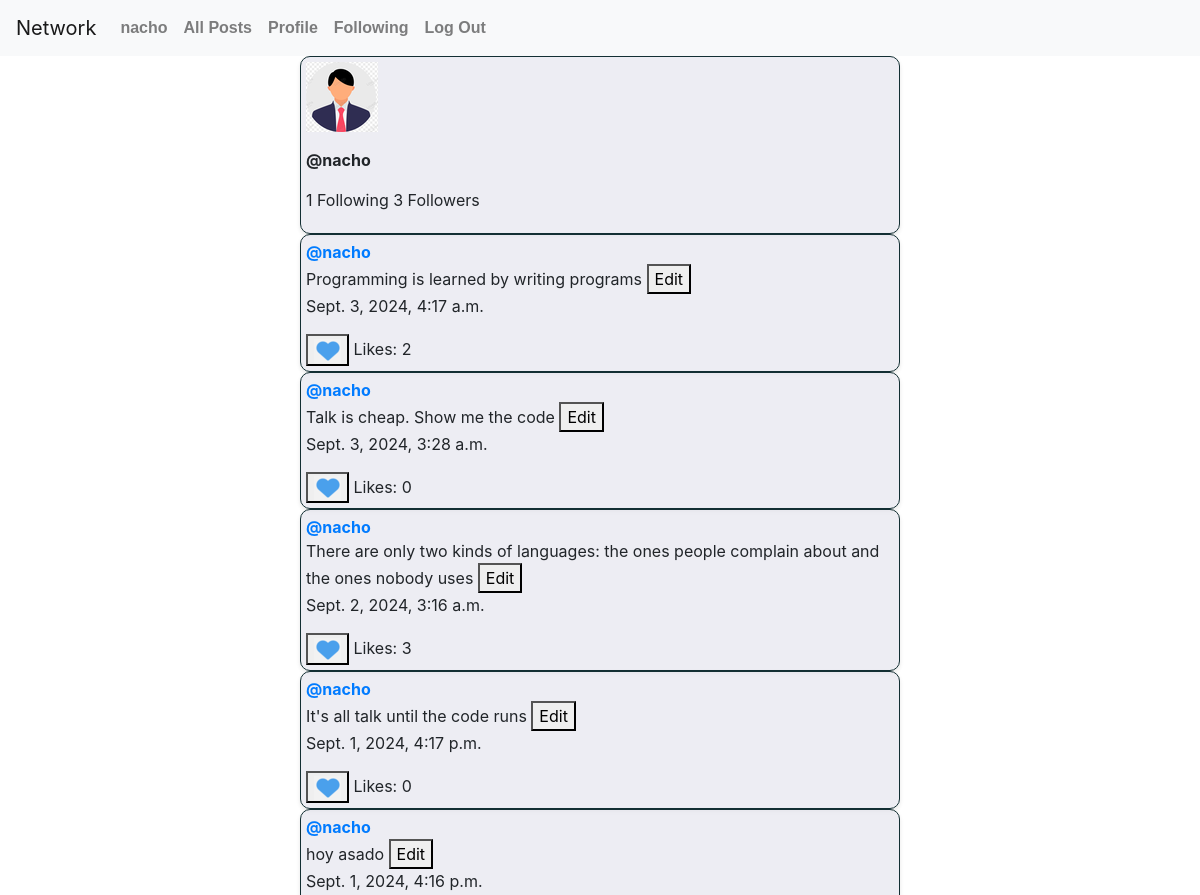
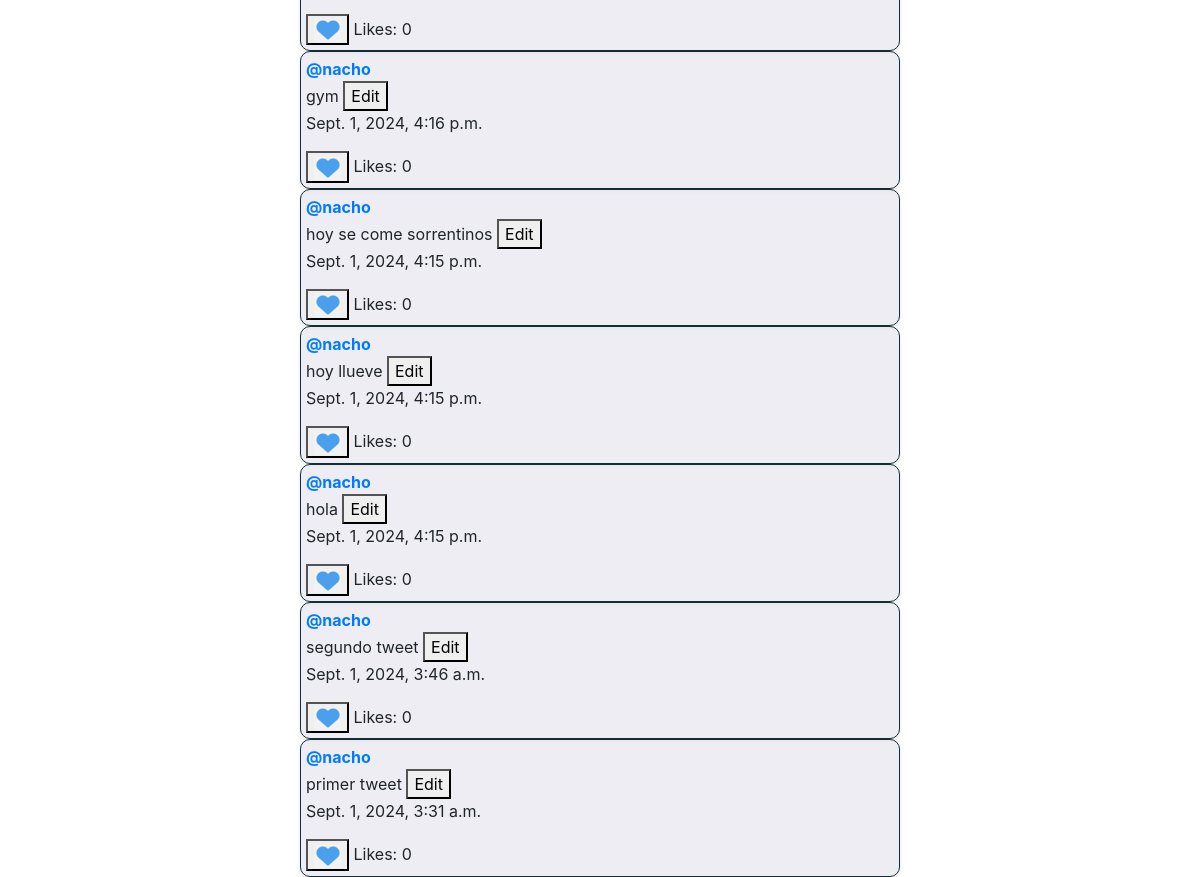
The page /nacho (signed in) on the database its author committed (2 pictures, top to bottom).
### network/models.py (models this page shows)
class User(AbstractUser):
    following = models.ManyToManyField('self', symmetrical=False, blank=True, related_name="followers")

class Tweet(models.Model):
    content = models.TextField()
    users_liked = models.ManyToManyField(User, blank=True, related_name="liked_tweets")
    owner = models.ForeignKey(User, on_delete=models.CASCADE)
    timestamp = models.DateTimeField(auto_now_add=True)

### network/views.py (the view)
# urls.py: path("<str:name>", views.profile, name="profile"),
@login_required
def profile(request, name):
    if request.method == "GET":
        user_profile = User.objects.get(username=name)
        followers = user_profile.followers.all()
        following = user_profile.following.all()
        if request.user == user_profile:
            same_user = True
        else:
            same_user = False
        if user_profile in request.user.following.all():
            is_following = True
        else:
            is_following = False
        return render(request, "network/profile.html",{
            "followers": followers,
            "following": following,
            "is_following": is_following,
            "same_user": same_user,
            "profile_owner": user_profile,
            "tweets": Tweet.objects.filter(owner=user_profile).order_by('-timestamp')
            })

### network/templates/network/profile.html (shortened to what this page needs)
{% extends "network/layout.html" %}
{% load static %}
{% block body %}
{% if user.is_authenticated %}
<div class="profile-header">
    <p><img src="{% static 'network/profile-pic.png' %}" alt="pic" ></p>
    <div>
        <p><strong>@{{ profile_owner }}</strong></p>
        <span> {{ following.count }} Following</span>
        <span> {{ followers.count }} Followers</span>
    </div>
</div>
{% for tweet in tweets %}
<div class="tweet" data-id="{{ tweet.id }}">
    <a  href="{% url 'profile' tweet.owner %}"><strong>@{{ tweet.owner }}</strong> </a>
    <div class="content">
      <span> {{ tweet.content }}</span>
      {% if tweet.owner.id == request.user.id %}
      <button  class="edit" data-info="{{tweet.content}}">Edit</button>
      {% endif %}
    </div>
    <p> {{ tweet.timestamp }}</p>
    <div class="like-count">
      {% if user.is_authenticated %}
      <button  class="like" ><img src="{% static 'network/heart.png' %}" alt="Like" ></button>
      {% endif %}
      <span>Likes: </span>
      <span class="like-count-value">{{tweet.users_liked.count}}</span>
    </div>
</div>
{% endfor %}
{% endif %}
{% endblock %}

### network/templates/network/layout.html (shortened to what this page needs)
{% load static %}
<!DOCTYPE html>
<html lang="en">
    <head>
        <link rel="stylesheet" href="https://stackpath.bootstrapcdn.com/bootstrap/4.4.1/css/bootstrap.min.css">
        <link href="{% static 'network/styles.css' %}" rel="stylesheet">
    </head>
    <body>
        <nav class="navbar navbar-expand-lg navbar-light bg-light">
            <a class="navbar-brand" href="#">Network</a>
            <div>
              <ul class="navbar-nav mr-auto">
                {% if user.is_authenticated %}
                    <li class="nav-item">
                        <a class="nav-link" href="#"><strong>{{ user.username }}</strong></a>
                    </li>
                {% endif %}
                <li class="nav-item">
                  <a class="nav-link" href="{% url 'index' %}">All Posts</a>
                </li>
                {% if user.is_authenticated %}
                    <li class="nav-item">
                        <a class="nav-link" href="{% url 'profile' request.user %}">Profile</a>
                    </li>
                    <li class="nav-item">
                        <a class="nav-link" href="{% url 'following' %}">Following</a>
                    </li>
                    <li class="nav-item">
                        <a class="nav-link" href="{% url 'logout' %}">Log Out</a>
                    </li>
                {% endif %}
              </ul>
            </div>
          </nav>
        <div class="body">
            {% block body %}
            {% endblock %}
        </div>
    </body>
</html>

### network/static/network/styles.css (style rules this page uses)
.tweet { background-color: #e5e5eeab; border: 1px solid #132f33; padding: 5px; border-radius: 10px; box-shadow: 0 2px 4px rgba(0, 0, 0, 0.1); width: 100%; max-width: 600px; margin: 0 auto; }
.profile-header { background-color: #e5e5eeab; border: 1px solid #132f33; padding: 5px; border-radius: 10px; box-shadow: 0 2px 4px rgba(0, 0, 0, 0.1); width: 100%; max-width: 600px; margin: 0 auto; }
.nav-link { font-family: sans-serif; font-weight: bold; font-size: 16px; }

### rows shown on the page
User: username "nacho"
Tweet: owner "nacho", content "Programming is learned by writing programs", timestamp "Sept. 3, 2024, 4:17 a.m.", users_liked.count "2"
Tweet: owner "nacho", content "Talk is cheap. Show me the code", timestamp "Sept. 3, 2024, 3:28 a.m.", users_liked.count "0"
Tweet: owner "nacho", content "There are only two kinds of languages: the ones people complain about and the ones nobody uses", timestamp "Sept. 2, 2024, 3:16 a.m.", users_liked.count "3"
Tweet: owner "nacho", content "It's all talk until the code runs", timestamp "Sept. 1, 2024, 4:17 p.m.", users_liked.count "0"
Tweet: owner "nacho", content "hoy asado", timestamp "Sept. 1, 2024, 4:16 p.m.", users_liked.count "0"
Tweet: owner "nacho", content "gym", timestamp "Sept. 1, 2024, 4:16 p.m.", users_liked.count "0"
Tweet: owner "nacho", content "hoy se come sorrentinos", timestamp "Sept. 1, 2024, 4:15 p.m.", users_liked.count "0"
Tweet: owner "nacho", content "hoy llueve", timestamp "Sept. 1, 2024, 4:15 p.m.", users_liked.count "0"
Tweet: owner "nacho", content "hola", timestamp "Sept. 1, 2024, 4:15 p.m.", users_liked.count "0"
Tweet: owner "nacho", content "segundo tweet", timestamp "Sept. 1, 2024, 3:46 a.m.", users_liked.count "0"
Tweet: owner "nacho", content "primer tweet", timestamp "Sept. 1, 2024, 3:31 a.m.", users_liked.count "0"

### other values the page prints
{{ following.count }} "1"
{{ followers.count }} "3"
